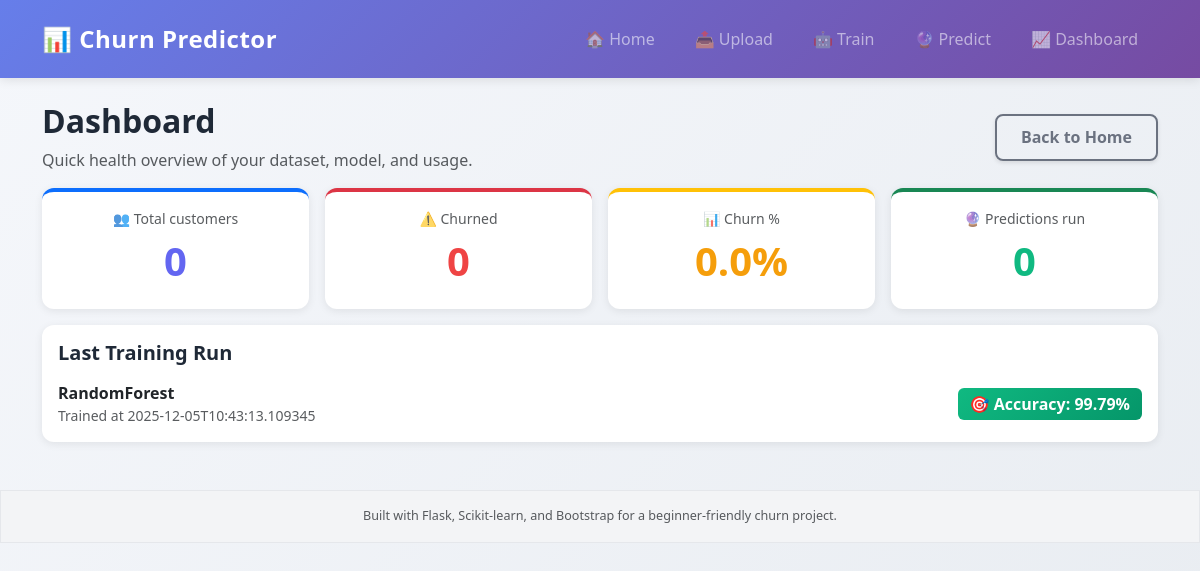
/dashboard, run on the app's committed database.
### tables this page shows
CREATE TABLE training_metrics (
            id INTEGER PRIMARY KEY AUTOINCREMENT,
            model_type TEXT,
            accuracy REAL,
            trained_at TEXT
        );

### app.py (the view)
@app.route("/dashboard")
def dashboard():
    stats = dataset_stats(DATA_PATH)
    prediction_count = get_prediction_count()
    last_metric = latest_training_metric()
    return render_template(
        "dashboard.html",
        stats=stats,
        prediction_count=prediction_count,
        last_metric=last_metric,
    )

### app.py (called while the page is built)
def get_db():
    conn = sqlite3.connect(DB_PATH)
    conn.row_factory = sqlite3.Row
    return conn

def get_prediction_count() -> int:
    conn = get_db()
    cur = conn.cursor()
    cur.execute("SELECT value FROM counters WHERE name='prediction_count'")
    row = cur.fetchone()
    conn.close()
    return row["value"] if row else 0

def latest_training_metric() -> Optional[Dict]:
    conn = get_db()
    cur = conn.cursor()
    cur.execute(
        "SELECT model_type, accuracy, trained_at FROM training_metrics ORDER BY id DESC LIMIT 1"
    )
    row = cur.fetchone()
    conn.close()
    if row:
        return dict(row)
    return None

def dataset_stats(csv_path: Path) -> Dict[str, float]:
    if not csv_path.exists():
        return {"total": 0, "churned": 0, "churn_pct": 0.0}
    df = load_dataset(csv_path)
    total = len(df)
    churned = int(df["Churn"].map({"Yes": 1, "No": 0}).sum()) if "Churn" in df else 0
    churn_pct = round((churned / total) * 100, 2) if total else 0.0
    return {"total": total, "churned": churned, "churn_pct": churn_pct}

### templates/dashboard.html
{% extends "base.html" %}
{% block content %}
<div class="d-flex justify-content-between align-items-center mb-3">
  <div>
    <h2 class="fw-bold">Dashboard</h2>
    <p class="text-muted mb-0">Quick health overview of your dataset, model, and usage.</p>
  </div>
  <a class="btn btn-outline-secondary" href="{{ url_for('home') }}">Back to Home</a>
</div>
<div class="row g-3 mb-3">
  <div class="col-md-3">
    <div class="card text-center shadow-sm border-top border-primary border-4">
      <div class="card-body">
        <div class="text-muted small mb-2">👥 Total customers</div>
        <div class="display-6 text-primary">{{ stats.total }}</div>
      </div>
    </div>
  </div>
  <div class="col-md-3">
    <div class="card text-center shadow-sm border-top border-danger border-4">
      <div class="card-body">
        <div class="text-muted small mb-2">⚠️ Churned</div>
        <div class="display-6 text-danger">{{ stats.churned }}</div>
      </div>
    </div>
  </div>
  <div class="col-md-3">
    <div class="card text-center shadow-sm border-top border-warning border-4">
      <div class="card-body">
        <div class="text-muted small mb-2">📊 Churn %</div>
        <div class="display-6 text-warning">{{ stats.churn_pct }}%</div>
      </div>
    </div>
  </div>
  <div class="col-md-3">
    <div class="card text-center shadow-sm border-top border-success border-4">
      <div class="card-body">
        <div class="text-muted small mb-2">🔮 Predictions run</div>
        <div class="display-6 text-success">{{ prediction_count }}</div>
      </div>
    </div>
  </div>
</div>
<div class="card shadow-sm">
  <div class="card-body">
    <h5 class="card-title">Last Training Run</h5>
    {% if last_metric %}
      <div class="d-flex justify-content-between align-items-center">
        <div>
          <div class="fw-bold">{{ last_metric.model_type }}</div>
          <div class="small text-muted">Trained at {{ last_metric.trained_at }}</div>
        </div>
        <span class="badge bg-success fs-6">🎯 Accuracy: {{ '%.2f'|format(last_metric.accuracy * 100) }}%</span>
      </div>
    {% else %}
      <p class="text-muted mb-0">No training has been recorded yet.</p>
    {% endif %}
  </div>
</div>
{% endblock %}

### static/style.css (style rules this page uses)
:root { --primary: #6366f1; --primary-dark: #4f46e5; --primary-light: #818cf8; --success: #10b981; --success-dark: #059669; --warning: #f59e0b; --danger: #ef4444; --info: #3b82f6; --dark: #1f2937; --light-gray: #f8f9fa; --gradient-primary: linear-gradient(135deg, #667eea 0%, #764ba2 100%); --gradient-success: linear-gradient(135deg, #10b981 0%, #059669 100%); --gradient-card: linear-gradient(135deg, #ffffff 0%, #f8f9fa 100%); }
* { transition: all 0.3s ease; }
body { background: linear-gradient(135deg, #f5f7fb 0%, #e8ecf1 100%); min-height: 100vh; font-family: 'Segoe UI', Tahoma, Geneva, Verdana, sans-serif; }
.card { border: none; border-radius: 12px; box-shadow: 0 4px 6px rgba(0, 0, 0, 0.07); overflow: hidden; background: white; }
.card-title { font-weight: 700; color: var(--dark); margin-bottom: 1rem; }
.shadow-sm { box-shadow: 0 2px 8px rgba(0, 0, 0, 0.08) !important; }
.btn { border-radius: 8px; font-weight: 600; padding: 0.6rem 1.5rem; border: none; transition: all 0.3s ease; box-shadow: 0 2px 4px rgba(0, 0, 0, 0.1); }
.btn-outline-secondary { border: 2px solid #6b7280; color: #6b7280; background: transparent; }
.badge { font-weight: 600; padding: 0.5rem 0.75rem; border-radius: 6px; font-size: 0.85rem; }
.bg-success { background: var(--gradient-success) !important; }
.display-6 { font-weight: 700; color: var(--primary); margin: 0.5rem 0; }
h1, h2 { color: var(--dark); font-weight: 700; }
.border-top.border-primary { border-top-width: 4px !important; }
.border-top.border-success { border-top-width: 4px !important; }
.border-top.border-danger { border-top-width: 4px !important; }
.border-top.border-warning { border-top-width: 4px !important; }
.text-primary { color: var(--primary) !important; }
.text-success { color: var(--success) !important; }
.text-danger { color: var(--danger) !important; }
.text-warning { color: var(--warning) !important; }

### data on the page
training_metrics: model_type "RandomForest", trained_at "2025-12-05T10:43:13.109345", last_metric.accuracy*100 "99.79"

### other printed values
{{ stats.total }} "0"
{{ stats.churned }} "0"
{{ stats.churn_pct }} "0.0"
{{ prediction_count }} "0"
